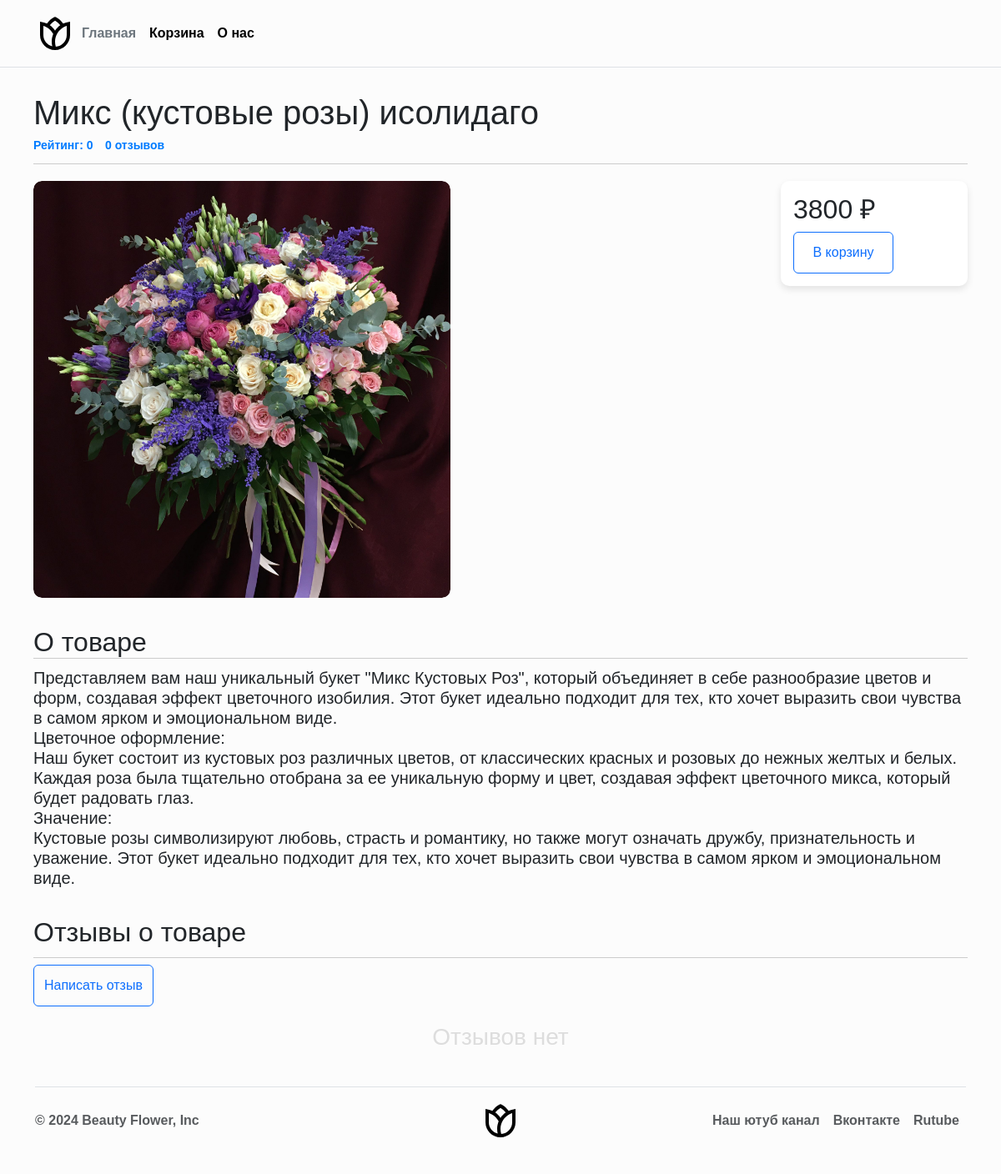
The app's page /shop/4/ with its own data.
### shop/models.py (models this page shows, shortened)
class Item(models.Model):
    class Meta:
        verbose_name = "Товар"
        verbose_name_plural = "Товары"
    title = models.CharField(max_length=200, verbose_name="Название")
    description = models.TextField(max_length=4000, verbose_name="Описание")
    price = models.IntegerField(verbose_name="Цена")
    rating = models.FloatField(default=0, verbose_name="Рейтинг")
    added = models.DateTimeField(auto_now_add=True, verbose_name="Добавлен")
    category = models.ForeignKey(Category, on_delete=models.CASCADE,
                                 related_name="items_by_category",
                                 verbose_name="Категория", null=True)

class Images(models.Model):
    class Meta:
        verbose_name = "Изображение товара"
        verbose_name_plural = "Изображения товаров"
    def image_path(self, filename):
        return f"shop/static/product_images/{str(self.item.id)}/{filename}"
    item = models.ForeignKey(Item,
                             on_delete=models.CASCADE,
                             related_name="images", verbose_name="Товар")
    image = models.ImageField(upload_to=image_path, verbose_name="Изображение")

### shop/views.py (the view)
# urls.py: path("<int:item_id>/", views.item_page, name="item_detail"),
def item_page(request, item_id):
    item = get_object_or_404(Item, id=item_id)
    comments = item.comments.all()
    paginator = Paginator(comments, 4)
    page_number = request.GET.get("page", 1)
    try:
        comments = paginator.page(page_number)
    except EmptyPage:
        comments = paginator.page(1)
    except PageNotAnInteger:
        comments = paginator.page(1)
    sum_rating = 0
    length = 0
    for comment in comments:
        length += 1
        sum_rating += comment.rate
    average = round(sum_rating / length, 2) if length != 0 else 0
    return render(request, "item.html",
                  {"item": item, "images": item.images.all(),
                   "comments": comments, "paginator": paginator,
                   "average": average})

### shop/templates/item.html (shortened to what this page needs)
{% extends "base.html" %}
{% load static %}
{% load custom_filters %}
{% block styles %}
<link rel="stylesheet" href='{% static "css/q3.css" %}'>
{% endblock %}
{% block content %}
<div class="cont">
    <div class="header">
        <h1>{{ item.title }}</h1>
    </div>
    <div class="info">
        <a href="#">Рейтинг: {{ average }}</a>
        <a href="#">{{ comments|length }}
            {% if comments|length == 1 %}
            отзыв
            {% elif comments|length %}
            отзыва
            {% else %}
            отзывов
            {% endif %}</a>
    </div>
    <div class="images">
        <div class="slider">
            <div class="slides">
                {% for photo in images %}
                <div class="slide" style='background-image: url({{ photo.image.url }});'></div>
                {% endfor %}
            </div>
        </div>
        <div class="price_box">
            <h2>{{ item.price }} ₽</h2>
            <a href="{% url 'shop:cart_add' item.id %}">
                <input class="btn btn-outline-primary" value="В корзину" type="button"
                       style="width: 120px; height: 50px;"></a>
        </div>
    </div>
    <div class="about_item">
        <h2 style="margin-top: 3%; border-bottom: 1px solid #ccc; margin-bottom: 2%;">О товаре</h2>
        <h5 style="font-weight: normal; font-size: 20px; margin-top: -1%;">{{ item.description | linebreaks }}</h5>
    </div>
    <h2 style="margin-top: 3%; border-bottom: 1px solid #ccc; padding-bottom: 1%;">Отзывы о товаре</h2>
    <a href="{% url 'shop:add_comment' item.id %}">
        <input class="btn btn-outline-primary" value="Написать отзыв" type="button"
               style="width: auto; height: 50px; margin-bottom: 20px;"></a>
    {% if comments|length == 0 %}
    <h3 align="center" style="color: #ddd">Отзывов нет</h3>
    {% endif %}
</div>
{% endblock %}

### shop/static/css/q3.css (style rules this page uses)
body { font-weight: bold; background-color: rgb(252, 252, 252); font-family: Arial, sans-serif; margin: 0; padding: 0; }
.cont { max-width: 95%; margin: 20px auto; padding: 10px; }
.header { text-align: left; }
.info { margin-top: -5px; align-items: left; margin-bottom: 20px; padding-bottom: 10px; border-bottom: 1px solid #ccc; }
.info a { font-size: 14px; color: #666; margin-right: 10px; color: #007bff; text-decoration: none; }
.slider { position: relative; width: 500px; height: 500px; margin: 20 px 0; overflow: hidden; border-radius: 10px; }
.slides { display: flex; width: 100%; height: 100%; position: relative; }
.slide { flex: 0 0 auto; width: 100%; height: 100%; background-size: cover; background-position: center; border-radius: 10px; position: relative; }
.price_box { box-shadow: 0 4px 8px rgba(0, 0, 0, 0.1); border-radius: 10px; float: right; padding: 15px; width: 20%; height: 30%; background-color: #fff; }
.images { display: flex; justify-content: space-between; }

### records on screen
Item: title "Микс (кустовые розы) исолидаго", price "3800", description "Представляем вам наш уникальный букет \"Микс Кустовых Роз\", который объединяет в себе разнообразие цветов и форм, создавая эффект цветочного изобилия. Этот букет идеально подходит для тех, кто хочет выразить свои чувства в самом ярком и эмоциональном виде. Цветочное оформление: Наш букет состоит из кустовых роз различных цветов, от классических красных и розовых до нежных желтых и белых. Каждая роза была тщательно отобрана за ее уникальную форму и цвет, создавая эффект цветочного микса, который будет радовать глаз. Значение: Кустовые розы символизируют любовь, страсть и романтику, но также могут означать дружбу, признательность и уважение. Этот букет идеально подходит для тех, кто хочет…"
Images: image (picture)

### other values on screen
{{ average }} "0"
{{ comments|length }} "0"
